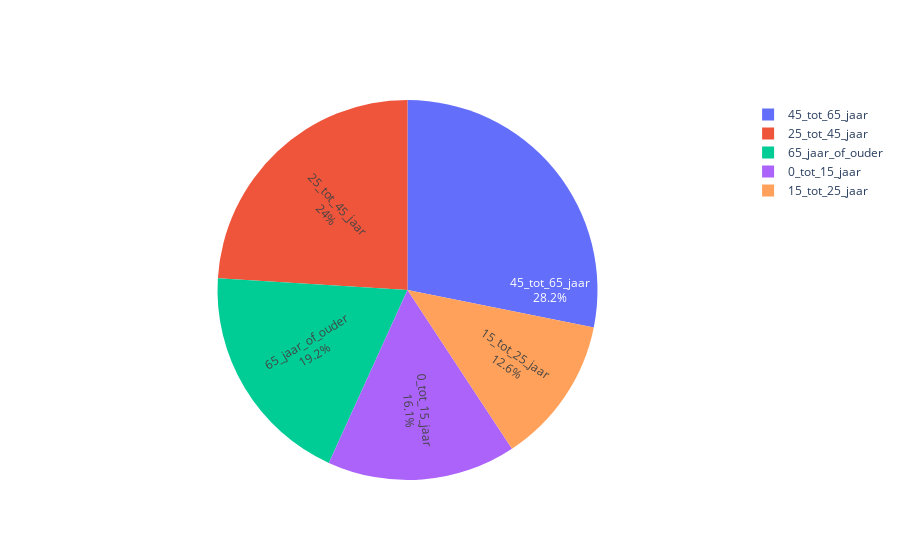
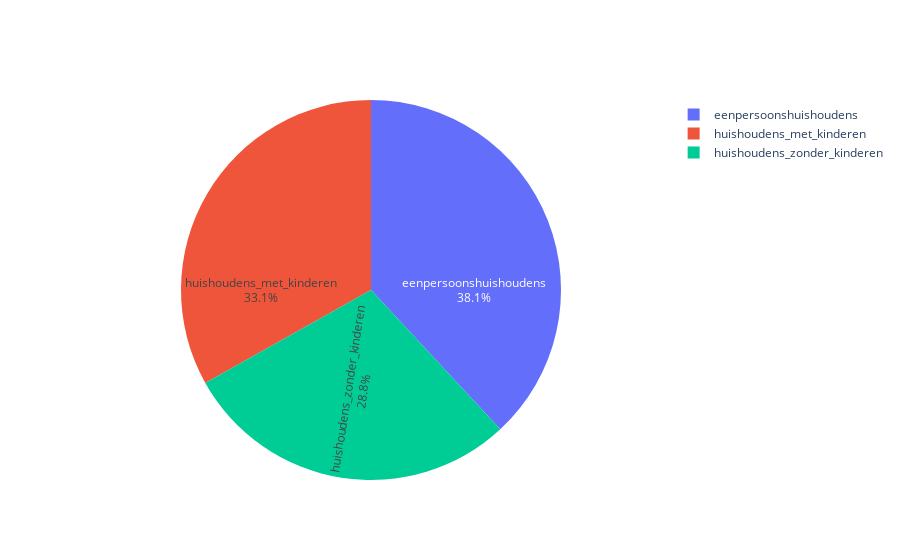
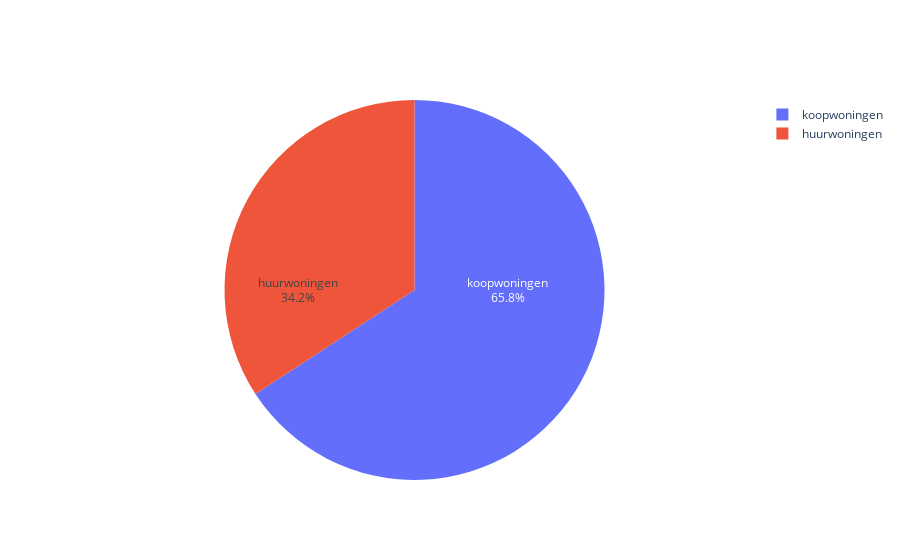
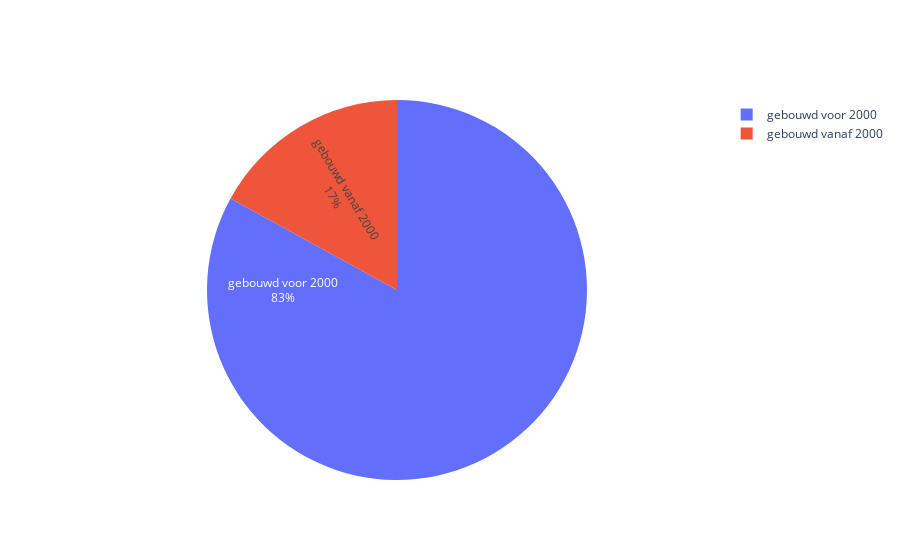

Notebook source saved alongside these figures, in order:
### Code cell
get_segmentation_characteristics(df_0)

### Figure 1 — Plotly figure (JSON) as saved in the notebook; plotly's stock layout.template omitted (floating-point values rounded to 4 significant figures)
{"data": [{"insidetextorientation": "radial", "labels": ["0_tot_15_jaar", "15_tot_25_jaar", "25_tot_45_jaar", "45_tot_65_jaar", "65_jaar_of_ouder"], "textinfo": "label+percent", "type": "pie", "values": [269655, 211140, 403185, 472640, 322160]}], "layout": {}}

### Figure 2 — Plotly figure (JSON) as saved in the notebook; plotly's stock layout.template omitted (floating-point values rounded to 4 significant figures)
{"data": [{"insidetextorientation": "radial", "labels": ["eenpersoonshuishoudens", "huishoudens_zonder_kinderen", "huishoudens_met_kinderen"], "textinfo": "label+percent", "type": "pie", "values": [292245, 220800, 254190]}], "layout": {}}

### Figure 3 — Plotly figure (JSON) as saved in the notebook; plotly's stock layout.template omitted (floating-point values rounded to 4 significant figures)
{"data": [{"insidetextorientation": "radial", "labels": ["koopwoningen", "huurwoningen"], "textinfo": "label+percent", "type": "pie", "values": [57087, 29685]}], "layout": {}}

### Figure 4 — Plotly figure (JSON) as saved in the notebook; plotly's stock layout.template omitted (floating-point values rounded to 4 significant figures)
{"data": [{"insidetextorientation": "radial", "labels": ["gebouwd voor 2000", "gebouwd vanaf 2000"], "textinfo": "label+percent", "type": "pie", "values": [72883, 14921]}], "layout": {}}
